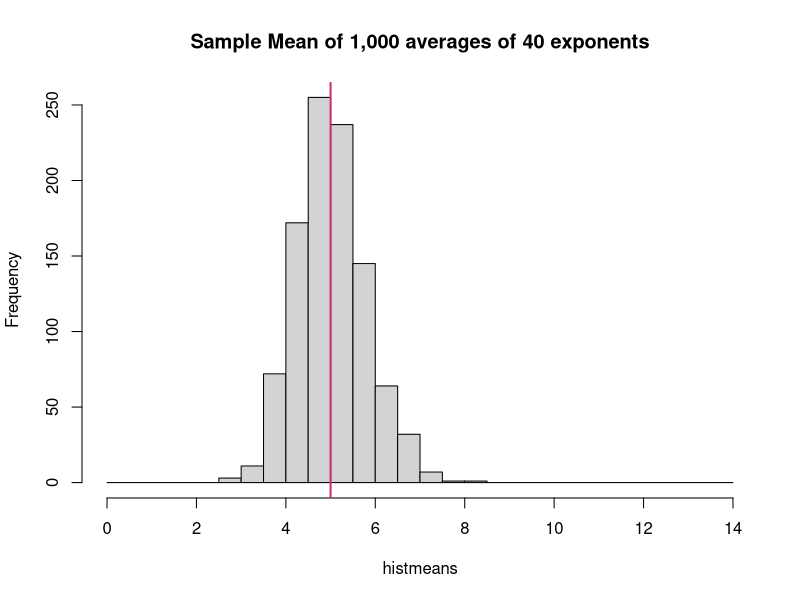
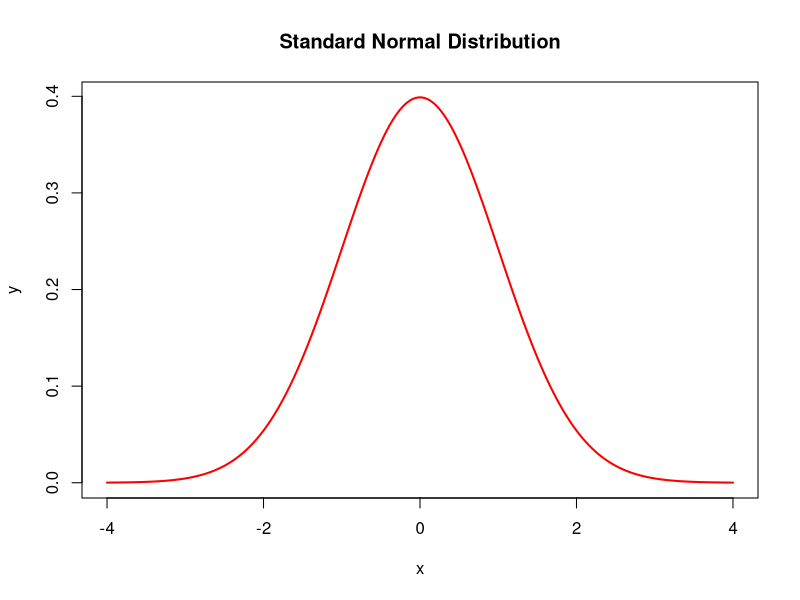
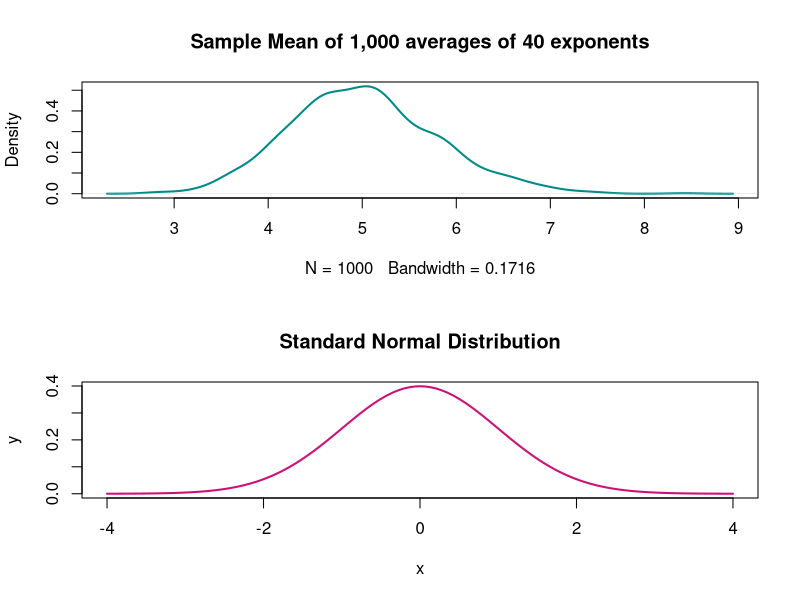
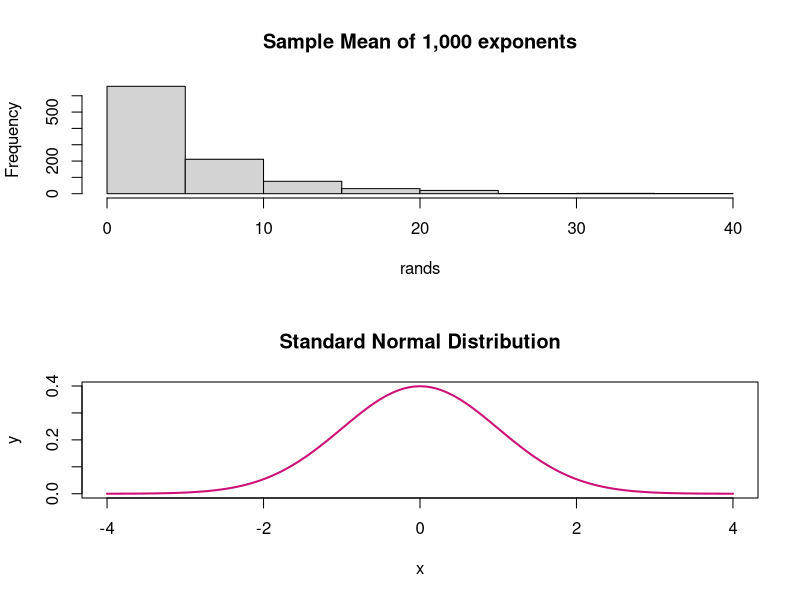

Generate these figures, in order, with R:
## ---- chunk 1
#The expected mean of the exponential distribution is 1/lambda. In this simulation the expected mean is 5 (1/0.2)

nosim<-1000
n<-40
lambda<-0.2

mean(apply(matrix(rexp(nosim*n, lambda), nosim), 1, mean)) #The sample mean is close to 5

#This simulation calcuates the mean of 1,000 simulations. Each simulation is the mean of 40 exponentials with lambda 0.2
histmeans<-apply(matrix(rexp(nosim*n, lambda), nosim), 1, mean)
hist(histmeans,breaks = seq(0, 14, by = .5), main = "Sample Mean of 1,000 averages of 40 exponents")
abline(v=5, col="violetred3", lwd=2)


#This histogram charts the 1,000 simulations, each an average of 40 exponentials. As expected, they are distributed around the expected population mean of 5.
## ---- chunk 2
#The expected variance of the exponential distribution is (1/lambda)^2/n. In this simulation the expected variance is 0.625 (5^2)/40. The sample variance is close to the expected population variance.
var(apply(matrix(rexp(nosim*n, lambda), nosim), 1, mean)) 
## ---- chunk 3
#Here is a chart of a standard normal distrbution
x=seq(-4,4,length=200)
y=dnorm(x,mean=0,sd=1)
plot(x,y,type="l",lwd=2,col="red",main="Standard Normal Distribution")


#With the standard normal distribution and the sample means charted together, it becomes clear that the distribution of sample means is roughly normal 
par(mfrow=c(2,1)) 
plot(density(histmeans), col="cyan4", lwd=2, main="Sample Mean of 1,000 averages of 40 exponents")
plot(x,y,type="l",col="deeppink3",lwd=2,main="Standard Normal Distribution")


#Compare this to the distribution of 1,000 random exponentials, which does not resemble a normal distribution
rands<-rexp(1000,.2)

par(mfrow=c(2,1))
hist(rands, main = "Sample Mean of 1,000 exponents")
plot(x,y,type="l",col="deeppink3",lwd=2, main="Standard Normal Distribution")
